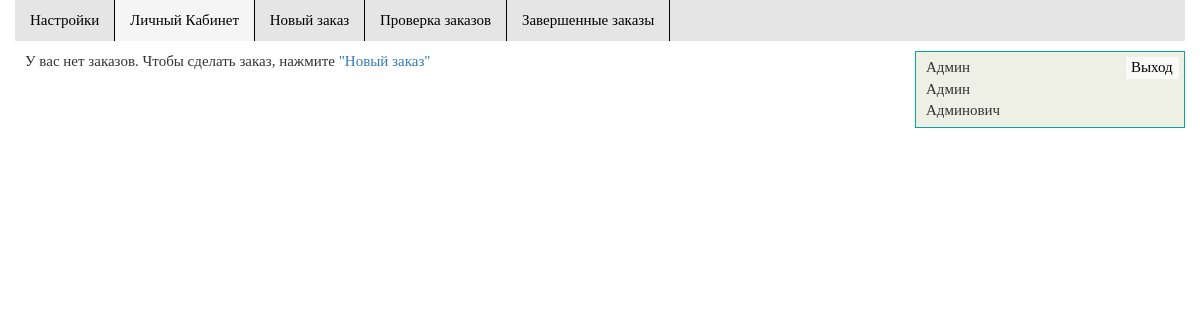
The app's page / (signed in), older data.
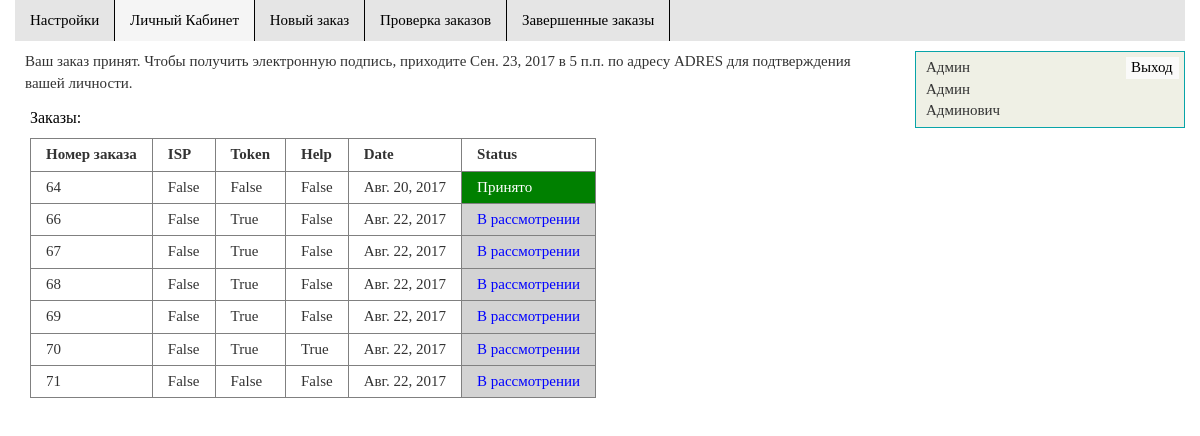
The same page, newer data.
### base_model/models.py (models this page shows, shortened)
class Person(models.Model):
    user = models.OneToOneField(User)
    Surname = models.CharField(max_length=50)
    Firstname = models.CharField(max_length=50)
    GivenName = models.CharField(max_length=50)
    Country = models.CharField(max_length=50)
    State = models.CharField(max_length=50)
    Locality = models.CharField(max_length=50)
    StreetAddress = models.CharField(max_length=255)
    email = models.EmailField(max_length=50)
    INN = models.CharField(max_length=12)
    SNILS = models.CharField(max_length=11)
    admin = models.BooleanField(default=False);

class Meeting(models.Model):
    order = models.OneToOneField(Order)
    date = models.DateField()
    time = models.TimeField()

class Order(models.Model):
    person = models.ForeignKey(Person)
    Isp = models.BooleanField()
    Token = models.BooleanField()
    Help = models.BooleanField()
    Date = models.DateField()
    Status = models.CharField(default=u'В рассмотрении', max_length=30)
    Number = models.IntegerField(default=0)
    Text = models.TextField(default='', max_length=500)

### base_model/views.py (the view)
# urls.py: url(r'^$', views.index, name='index'),
@login_required(redirect_field_name='', login_url='/login/')
def index(request):
    context = init(request, u'Личный кабинет', 'm2')
    context['orders'] = Order.objects.filter(person=context['user']).order_by('Date')
    if len(context['orders']) != 0 and context['orders'][0].Status == u'Принято':
        meeting = Meeting.objects.filter(order=context['orders'][0])
        if len(meeting) != 0:
            context['meeting'] = meeting[0]
    return render(request, 'index.html', context)

### base_model/views.py (called while the page is built)
def init(request, title, *args):
    context = {}
    context['title'] = title
    if request.user.is_authenticated:
        if len(args) != 0:
            context['menu'] = {args[0]: True}
        context['user'] = Person.objects.get(user=request.user)
    return context

### templates/index.html
{% extends 'base.html' %}
{% block content %}
{% if orders.count == 0 %}
У вас нет заказов. Чтобы сделать заказ, нажмите <a href="{% url 'new_order' %}">"Новый заказ"</a>
{% else %}
{% if meeting %}
Ваш заказ принят. Чтобы получить электронную подпись, приходите {{ meeting.date }} в {{ meeting.time }}
по адресу ADRES для подтверждения вашей личности.
{% endif %}
<table border="1">
  <caption>Заказы:</caption>
  <tr>
    <th>Номер заказа</th>
    <th>ISP</th>
    <th>Token</th>
    <th>Help</th>
    <th>Date</th>
    <th>Status</th>
  </tr>
  {% for order in orders %}
  <tr>
    <td>{{order.Number}}</td>
    <td>{{order.Isp}}</td>
    <td>{{order.Token}}</td>
    <td>{{order.Help}}</td>
    <td>{{order.Date}}</td>
    {% include 'status.html' %}
  </tr>
  {% endfor %}
</table>
{% endif %}
{% endblock %}

### templates/base.html (shortened to what this page needs)
<!DOCTYPE html>
<html lang="en">
{% load staticfiles %}
<head>
  <link href="/static/css/bootstrap.css" rel="stylesheet" media="screen">
  <link rel="stylesheet" href="/static/css/style1.css">
</head>
<body>
  <div class="container-fluid">
    <div class="row">
      <div class="col-xs-12">
        <ul class="main-menu">
          {% if request.user.is_authenticated %}
            <li><a class={% if menu.m1 %} "active" {% else %} "" {% endif %} href="{% url 'account' %}">Настройки</a></li>
            <li><a class={% if menu.m2 %} "active" {% else %} "" {% endif %} href="{% url 'index' %}">Личный Кабинет</a></li>
            <li><a class={% if menu.m3 %} "active" {% else %} "" {% endif %} href="{% url 'new_order' %}">Новый заказ</a></li>
            {% if user.admin %}
            <li><a class={% if menu.m4 %} "active" {% else %} "" {% endif %} href="{% url 'check' %}">Проверка заказов</a></li>
            <li><a class={% if menu.m5 %} "active" {% else %} "" {% endif %} href="{% url 'finished_orders' %}">Завершенные заказы</a></li>
            {% endif %}
          {% endif %}
        </ul>
      </div>
    </div>
    <div class="row">
      <div class="col-xs-9">
        <div class="content">
          {% block content %} {% endblock %}
        </div>
      </div>
      <div class="col-xs-3">
        {% if request.user.is_authenticated %}
        <div class="header-user">
            {% if user.Surname %} {{user.Firstname}} <br>
            {{user.Surname}} <br>
            {{user.GivenName}} {% else %} {{user.user.username}} {% endif %}
            <a href="/logout">Выход</a>
        </div>
        {% else %}
        <ul class="in-menu">
            <li><a href="{% url 'login' %}">Вход</a></li>
            <li><a href="{% url 'registration' %}">Регистрация</a></li>
        </ul>
        {% endif %}
      </div>
    </div>
  </div>
</body>
</html>

### templates/status.html
<td class={% if order.Status == 'В рассмотрении' %}
  "in-progress"
  {% else %}
  {% if order.Status == 'Принято' %}
    "success"
  {% else %}
    "failed"
  {% endif %}
{% endif %}>{{order.Status}}</td>

### static/css/style1.css (style rules this page uses)
body { font-family: serif; font-size: 1.5em; }
table { margin: 5px; }
table td, th { padding: 5px 15px; }
table caption { font-size: 16px; color: black; }
.in-progress { background: lightgrey; color: blue; }
.success { background: green; color: white; }
.main-menu { margin: 0; padding: 0; list-style: none; background: #e5e5e5; }
.main-menu li { min-height: 40px; vertical-align: top; display: inline-block; }
.main-menu a { margin-right: -4px; color: black; padding: 10px 15px; display: block; text-decoration: none; border-right: 1px solid black; }
.active { background: #f5f5f5; }
.header-user { position: relative; border: 1px solid rgb(8, 164, 168); margin-top: 10px; width: 100%; min-height: 40px; background: rgb(239, 240, 229); padding: 5px 10px; }
.header-user a { position: absolute; top: 5px; right: 5px; margin-left: -5px; text-decoration: none; padding: 0px 5px; color: black; width: 53px; border-radius: 3 px; background: rgb(250, 250, 249); }
.content { margin: 10px; }

Row changes from the older to the newer data that the page shows:
added Meeting: date "Сен. 23, 2017", time "5 п.п."
added Order: Number "64", Isp "False", Token "False", Help "False", Date "Авг. 20, 2017", Status "Принято"
added Order: Number "66", Isp "False", Token "True", Help "False", Date "Авг. 22, 2017", Status "В рассмотрении"
added Order: Number "67", Isp "False", Token "True", Help "False", Date "Авг. 22, 2017", Status "В рассмотрении"
added Order: Number "68", Isp "False", Token "True", Help "False", Date "Авг. 22, 2017", Status "В рассмотрении"
added Order: Number "69", Isp "False", Token "True", Help "False", Date "Авг. 22, 2017", Status "В рассмотрении"
added Order: Number "70", Isp "False", Token "True", Help "True", Date "Авг. 22, 2017", Status "В рассмотрении"
added Order: Number "71", Isp "False", Token "False", Help "False", Date "Авг. 22, 2017", Status "В рассмотрении"
Text that changed along with them:
text no longer shown: "У вас нет заказов. Чтобы сделать заказ, нажмите \"Новый заказ\""
text now shown: "Ваш заказ принят. Чтобы получить электронную подпись, приходите в по адресу ADRES для подтверждения вашей личности. Заказы: Номер заказа ISP Token Help Date Status"
